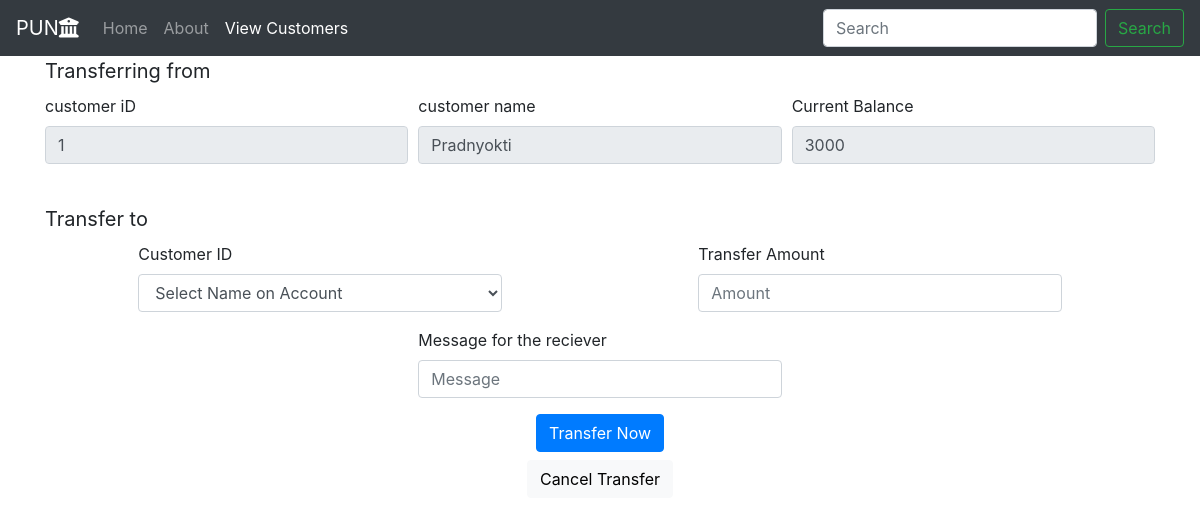
Screenshot of /transfer.php?customer_id=1 with the database file from the repository.
### tables this page shows
CREATE TABLE IF NOT EXISTS `customer` (
  `id` int(30) NOT NULL AUTO_INCREMENT,
  `name` varchar(255) NOT NULL,
  `email` varchar(255) NOT NULL,
  `CurrentBalance` int(30) NOT NULL,
  PRIMARY KEY (`id`)
);

### transfer.php (the view, shortened to what this page needs)
<!doctype html>
<html lang="en">
<?php
    include("functions.php");
?>
<head>
  <link rel="stylesheet" href="style.css">
  <link rel="stylesheet" href="https://cdn.jsdelivr.net/npm/bootstrap@4.5.3/dist/css/bootstrap.min.css"
>
  <link rel="stylesheet" href="https://stackpath.bootstrapcdn.com/font-awesome/4.7.0/css/font-awesome.min.css">
</head>
<body>
  <nav class="navbar navbar-expand-lg navbar-dark bg-dark ">
    <a class="navbar-brand" href="punb.php">PUN<i class="fa fa-university" aria-hidden="true"></i></a>
    <div class="collapse navbar-collapse" id="navbarSupportedContent">
      <ul class="navbar-nav mr-auto">
        <li class="nav-item ">
          <a class="nav-link" href="index.php">Home <span class="sr-only">(current)</span></a>
        </li>
        <li class="nav-item">
          <a class="nav-link" href="about.php">About </a>
        </li>
        <li class="nav-item active">
                    <a class="nav-link" href="customers.php"> View Customers </a>
                </li>
      </ul>
      <form class="form-inline my-2 my-lg-0">
        <input class="form-control mr-sm-2" type="search" placeholder="Search" aria-label="Search">
        <button class="btn btn-outline-success my-2 my-sm-0" type="submit">Search</button>
      </form>
    </div>
  </nav>
<div class="container">
          <?php
               if(isset($_GET['customer_id'])) {
                  $c_id = $_GET['customer_id'];
                  $get_customer = "select * from customer where id='$c_id'";
                  $run_customer = mysqli_query($conn, $get_customer);
                  $row_customer = mysqli_fetch_array($run_customer);
                  $customer_id = $row_customer['id'];
                  $customer_name = $row_customer['name'];
                  $current_balance = $row_customer['CurrentBalance'];
                  echo"
                      <form action='transfer.php?customer_id=$c_id' method='post' enctype='multipart/form-data'>
                      <label for='from' style='font-size: 20px;'>Transferring from</label>
                          <div class='form-row'>
                              <div class='col-lg-4 col-md-8 col-sm-12 mb-3 mx-auto'>
                                  <label for='from_acc'>customer iD</label>
                                  <input type='number' class='form-control' name='from_acc' value='$customer_id' readonly>
                              </div>
                              <div class='col-lg-4 col-md-8 col-sm-12 mb-3 mx-auto'>
                                  <label for='from_acc_name'>customer name</label>
                                  <input type='text' class='form-control' name='from_acc_name' value='$customer_name' readonly>
                              </div>
                              <div class='col-lg-4 col-md-8 col-sm-12 mb-3 mx-auto'>
                                  <label for='curr_bal'>Current Balance</label>
                                  <input type='number' class='form-control' name='curr_bal' value='$current_balance' readonly>
                              </div>
                          </div>
                          <br>
                          <label for='to' style='font-size: 20px;'>Transfer to</label>
                          <div class='form-row'>
                              <div class='col-lg-4 col-md-8 col-sm-12 mb-3 mx-auto'>
                                  <label for='to_acc'>Customer ID</label>
                                  <select class='form-control' name='to_acc' required>
                                      <option value='0'>Select Name on Account</option>
                                ";
                                      echo"
                                      </select>
                              </div>
                              <div class='col-lg-4 col-md-8 col-sm-12 mb-3 mx-auto'>
                                  <label for='transfer_amt'>Transfer Amount</label>
                                  <input type='number' class='form-control' name='transfer_amt' placeholder='Amount' required>
                              </div>
                          </div>
                          <div class='form-row'>
                              <div class='col-lg-4 col-md-8 col-sm-12 mb-3 mx-auto'>
                                  <label for='transfer_msg'>Message for the reciever</label>
                                  <input type='text' class='form-control' name='transfer_msg' placeholder='Message'>
                              </div>
                          </div>
                          <center>
                              <button type='submit' class='btn btn-primary' name='transfer'>Transfer Now</button>
                          </center>
                      </form>
                      <div class='row'>
                          <div class='col'>
                              <center>
                                  <button class='btn btn-light my-2'>
                                      <a href='customers.php' style='text-decoration: none; color: #000;'>Cancel Transfer</a>
                                  </button>
                              </center>
                          </div>
                      </div>
                  ";
              }
          ?>
      </div>
      </body>
</html>

### style.css (style rules this page uses)
.btn { text-align: center; border: 5px solid gray; border-radius: 30px; background-color: #555; }

### rows the page displays
customer: from_acc "1", from_acc_name "Pradnyokti", curr_bal "3000"
